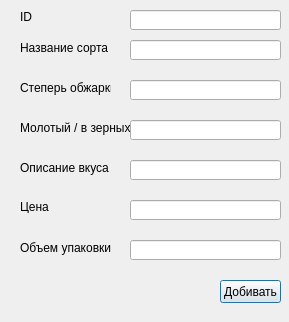
<?xml version="1.0" encoding="UTF-8"?>
<ui version="4.0">
 <class>Dialog</class>
 <widget class="QDialog" name="Dialog">
  <property name="geometry">
   <rect>
    <x>0</x>
    <y>0</y>
    <width>289</width>
    <height>322</height>
   </rect>
  </property>
  <property name="windowTitle">
   <string>Добавить элемент</string>
  </property>
  <widget class="QLabel" name="label">
   <property name="geometry">
    <rect>
     <x>20</x>
     <y>40</y>
     <width>91</width>
     <height>16</height>
    </rect>
   </property>
   <property name="text">
    <string>Название сорта</string>
   </property>
  </widget>
  <widget class="QLabel" name="label_2">
   <property name="geometry">
    <rect>
     <x>20</x>
     <y>80</y>
     <width>91</width>
     <height>16</height>
    </rect>
   </property>
   <property name="text">
    <string>Степерь обжарки</string>
   </property>
  </widget>
  <widget class="QLabel" name="label_3">
   <property name="geometry">
    <rect>
     <x>20</x>
     <y>120</y>
     <width>111</width>
     <height>16</height>
    </rect>
   </property>
   <property name="text">
    <string>Молотый / в зерных</string>
   </property>
  </widget>
  <widget class="QLabel" name="label_4">
   <property name="geometry">
    <rect>
     <x>20</x>
     <y>160</y>
     <width>101</width>
     <height>16</height>
    </rect>
   </property>
   <property name="text">
    <string>Описание вкуса</string>
   </property>
  </widget>
  <widget class="QLineEdit" name="lineEdit">
   <property name="geometry">
    <rect>
     <x>130</x>
     <y>40</y>
     <width>151</width>
     <height>20</height>
    </rect>
   </property>
  </widget>
  <widget class="QLineEdit" name="lineEdit_2">
   <property name="geometry">
    <rect>
     <x>130</x>
     <y>80</y>
     <width>151</width>
     <height>20</height>
    </rect>
   </property>
  </widget>
  <widget class="QLineEdit" name="lineEdit_3">
   <property name="geometry">
    <rect>
     <x>130</x>
     <y>120</y>
     <width>151</width>
     <height>20</height>
    </rect>
   </property>
  </widget>
  <widget class="QPushButton" name="pushButton">
   <property name="geometry">
    <rect>
     <x>220</x>
     <y>280</y>
     <width>61</width>
     <height>23</height>
    </rect>
   </property>
   <property name="text">
    <string>Добивать</string>
   </property>
  </widget>
  <widget class="QLabel" name="label_5">
   <property name="geometry">
    <rect>
     <x>20</x>
     <y>280</y>
     <width>161</width>
     <height>16</height>
    </rect>
   </property>
   <property name="text">
    <string/>
   </property>
  </widget>
  <widget class="QLabel" name="label_6">
   <property name="geometry">
    <rect>
     <x>20</x>
     <y>200</y>
     <width>47</width>
     <height>13</height>
    </rect>
   </property>
   <property name="text">
    <string>Цена</string>
   </property>
  </widget>
  <widget class="QLabel" name="label_7">
   <property name="geometry">
    <rect>
     <x>20</x>
     <y>240</y>
     <width>101</width>
     <height>16</height>
    </rect>
   </property>
   <property name="text">
    <string>Объем упаковки</string>
   </property>
  </widget>
  <widget class="QLineEdit" name="lineEdit_4">
   <property name="geometry">
    <rect>
     <x>130</x>
     <y>160</y>
     <width>151</width>
     <height>20</height>
    </rect>
   </property>
  </widget>
  <widget class="QLineEdit" name="lineEdit_5">
   <property name="geometry">
    <rect>
     <x>130</x>
     <y>200</y>
     <width>151</width>
     <height>20</height>
    </rect>
   </property>
  </widget>
  <widget class="QLineEdit" name="lineEdit_6">
   <property name="geometry">
    <rect>
     <x>130</x>
     <y>240</y>
     <width>151</width>
     <height>20</height>
    </rect>
   </property>
  </widget>
  <widget class="QLabel" name="label_8">
   <property name="geometry">
    <rect>
     <x>20</x>
     <y>10</y>
     <width>47</width>
     <height>13</height>
    </rect>
   </property>
   <property name="text">
    <string>ID</string>
   </property>
  </widget>
  <widget class="QLineEdit" name="lineEdit_7">
   <property name="geometry">
    <rect>
     <x>130</x>
     <y>10</y>
     <width>151</width>
     <height>20</height>
    </rect>
   </property>
  </widget>
 </widget>
 <resources/>
 <connections/>
</ui>
